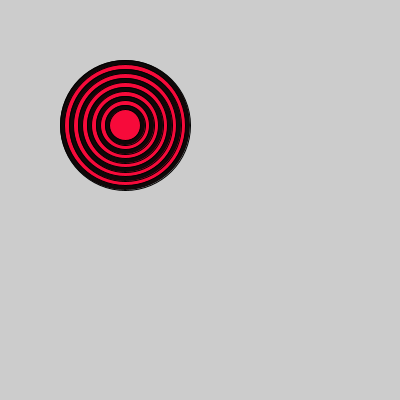
Frame 1 (no input)
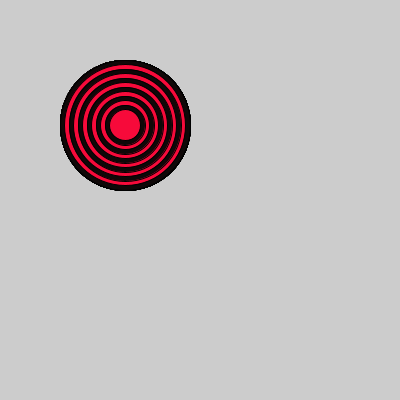
Frame 60 (the mouse pressed at the canvas centre just before this capture)
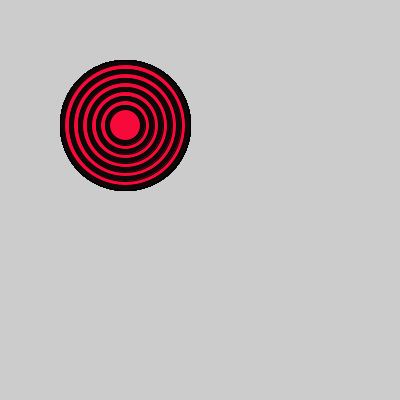
Frame 120 (the mouse held since frame 60 and released just before this capture)

The Processing sketch that drew these frames (run headless with seeded random() and noise(); from frame 60 on, the mouse is pressed at the canvas centre):

// Processing sketch: bullseye
// ── bullseye.pde

void setup() {
 
  // set the size of your sketch
  size (400,400);
}

void draw() {

  //Starting with the largest ellipse, use a for loop to draw a bullseye with ellipses.
  for (int i = 100; i > 0; i-=9) {
    if (i % 2 == 0) {
       fill(#0F0808);
    }
    else{
    fill (#F70A3A);
    }
      ellipse(125 ,125, i + 30, i + 30);
}
  //Use an if statement and modulo to alternate the color of your rings.
  
  
}
